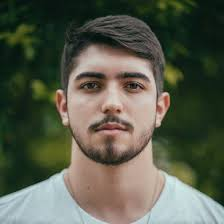
#> input picture jukes.jpg, 224 x 224 px
$ python DetectarRostoImagem.py
#> lines starting #> are read from the running program, lines starting #| are printed output that depends on the picture; after the words box and inside, x2 and y2 are one past the last pixel; in counts of white or black regions, pixels touching at a corner belong together
import cv2
import numpy


face_classifier = cv2.CascadeClassifier('haarcascade_frontalface_default.xml')

eye_cascade = cv2.CascadeClassifier('haarcascade_eye.xml')

image = cv2.imread('jukes.jpg')
#> image is the input picture: shape (224, 224, 3); mean B, G, R 76.1, 91.7, 88
gray = cv2.cvtColor(image, cv2.COLOR_BGR2GRAY)
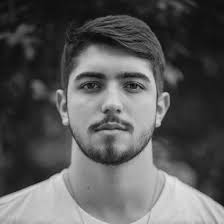
#> gray: shape (224, 224); min 1, max 230, mean 88.8

faces = face_classifier.detectMultiScale(gray, 1.3,5)
#> faces = [[48, 34, 131, 131]]

for (x,y,w,h) in faces:
    cv2.rectangle(image,(x,y), (x+w,y+h), (255,0,0), 2)
    roi_gray = gray[y:y+h, x:x+w]
    roi_color = image[y:y+h, x:x+w]

    cv2.imshow("roi_gray", roi_gray)


    eyes = eye_cascade.detectMultiScale(roi_gray)
    for (ex,ey,ew,eh) in eyes:
        cv2.rectangle(roi_color,(ex,ey),(ex+ew, ey+eh), (255,0,0),2)
#> this loop made 1 pass
#> (x, y, w, h, eyes) on pass 1: (48, 34, 131, 131, [[28, 36, 30, 30], [67, 33, 33, 33]])
#> pass 1, `roi_gray = gray[y:y+h, x:x+w]`:
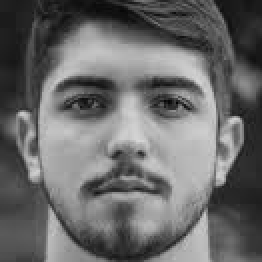
#> roi_gray: shape (131, 131) (shown 2 times larger); min 1, max 215, mean 106.1
#> pass 1, `roi_color = image[y:y+h, x:x+w]`:
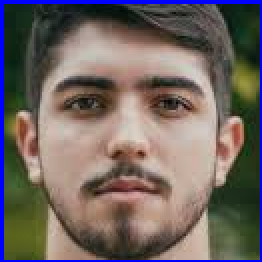
#> roi_color: shape (131, 131, 3) (shown 2 times larger); mean B, G, R 97.7, 102, 112.7
#> after the loop:
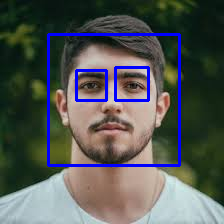
#> image: shape (224, 224, 3); 4.62% of pixels changed, all inside (x1, y1, x2, y2) = (47, 33, 181, 167)
#> after the loop:
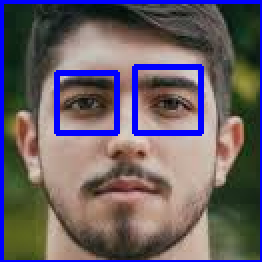
#> roi_color: shape (131, 131, 3) (shown 2 times larger); 4.36% of pixels changed, all inside (x1, y1, x2, y2) = (27, 32, 102, 68)

#> (the run stopped early here; a loop or call above may not have finished)
